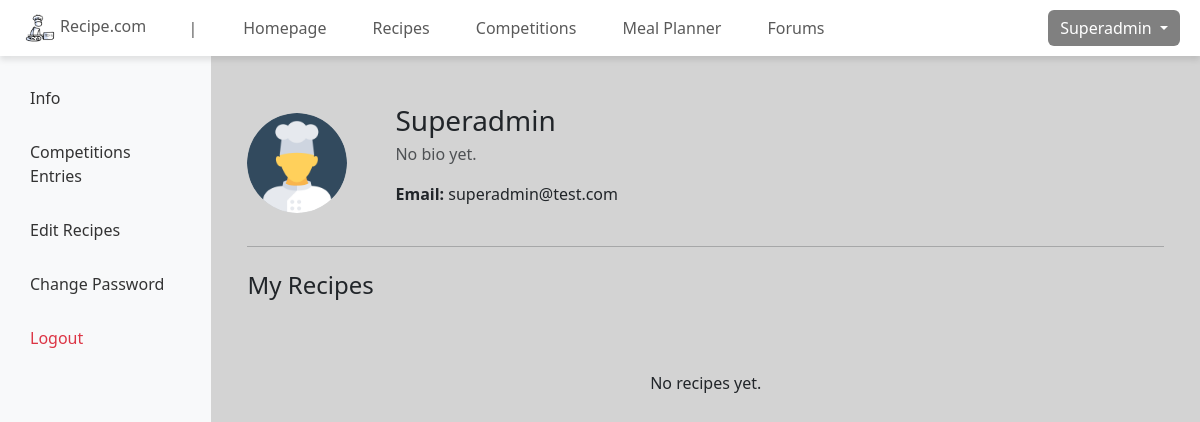
The page /view/profile (signed in) on the database its author committed.
### tables this page shows
CREATE TABLE `user` (
  `user_id` int(10) NOT NULL,
  `username` varchar(20) NOT NULL,
  `email` varchar(30) NOT NULL,
  `password` varchar(255) NOT NULL,
  `roles` varchar(10) NOT NULL,
  `bio` text DEFAULT NULL,
  `created_time` datetime NOT NULL
);

### controller/user_controller.php (called while the page is built, shortened)
<?php
require_once '../model/user_model.php';
class UserController {
    private $userModel;
    public function __construct($db) {
        $this->userModel = new User($db);
    }
    public function getUserInfo($id) {
        return $this->userModel->getUserInfo($id);
    }
}
?>

### model/user_model.php (called while the page is built, shortened)
<?php
class User {
    private $conn;
    public function __construct($db) {
        $this->conn = $db;
    }
    public function getUserInfo($id) {
        $sql = "SELECT * FROM user WHERE user_id = ?";
        $stmt = $this->conn->prepare($sql);
        $stmt->bind_param("i", $id);
        $stmt->execute();
        $result = $stmt->get_result();
        return $result->fetch_assoc();
    }
}
?>

### view/profile.php (the view, shortened to what this page needs)
<?php
require '../config/db_connection.php';
require '../controller/user_controller.php';
$userController = new UserController($conn);
$recipeController = new RecipeController($conn);
$user = $userController->getUserInfo($_SESSION['user_id']);
$recipes = $recipeController->getUserRecipes($_SESSION['user_id']);
?>
<!DOCTYPE html>
<html lang="en">
<head>
    <link rel="stylesheet" href="../assets/css/header.css">
    <link rel="stylesheet" href="../assets/css/styles.css">
    <link href="https://cdn.jsdelivr.net/npm/bootstrap@5.3.0/dist/css/bootstrap.min.css" rel="stylesheet">
</head>
<body>
    <?php include '../includes/header.php'; ?>
    <div class="d-flex">
        <div class="sidebar">
            <a href="#" onclick="showSection('info')" id="infoBtn">Info</a>
            <a href="#" onclick="showSection('compEntries')" id="compBtn">Competitions Entries</a>
            <a href="#" onclick="showSection('editRecipes')" id="recipesBtn">Edit Recipes</a>
            <a href="#" onclick="showSection('changePassword')" id="passwordBtn">Change Password</a>
            <a href="logout.php" class="text-danger">Logout</a>
        </div>
        <div class="p-4 w-100">
            <div id="info" class="content-section">
                <div class="container mt-4">
                    <div class="d-flex align-items-center mb-4">
                        <img src="../assets/images/profile.png" class="rounded-circle me-5" width="100" height="100" alt="Profile Picture">
                        <div>
                            <h3 class="mb-1"><?php echo htmlspecialchars($user['username']); ?></h3>
                            <p class="text-muted"><?php echo htmlspecialchars($user['bio'] ?: "No bio yet."); ?></p>
                            <p><strong>Email:</strong> <?php echo htmlspecialchars($user['email']); ?></p>
                        </div>
                    </div>
                    <hr>
                    <h4 class="mb-3 py-2">My Recipes</h4>
                    <div class="row">
                        <?php if (empty($recipes)) : ?>
                            <div class="text-center mt-5">
                                <p>No recipes yet.</p>
                            </div>
                        <?php endif; ?>
                    </div>
                </div>
            </div>
        </div>
    </div>
</body>
</html>

### includes/header.php (shortened to what this page needs)
<nav class="navbar navbar-expand-lg custom-header">
    <div class="container-fluid">
        <ul class="navbar-nav me-auto">
            <li class="nav-item ps-2"><a class="nav-link p-0" href="homepage"><img src="../assets/images/icon.png" alt="Logo" width="40" height="40">Recipe.com</a></li>
            <li class="nav-item"><a class="nav-link" href="#">&nbsp;|</a></li>
            <li class="nav-item"><a class="nav-link" href="homepage">Homepage</a></li>
            <li class="nav-item"><a class="nav-link" href="recipe_list?page=1">Recipes</a></li>
            <li class="nav-item"><a class="nav-link" href="competitions_list">Competitions</a></li>
            <li class="nav-item"><a class="nav-link" href="meal_planner">Meal Planner</a></li>
            <li class="nav-item"><a class="nav-link" href="forums">Forums</a></li>
        </ul>
        <div class="pe-2">
            <?php if (isset($_SESSION['user_id']) && $_SESSION['roles']): ?>
                <div class="dropdown">
                    <button class="btn btn-primary dropdown-toggle" type="button" id="profileDropdown" data-bs-toggle="dropdown" aria-expanded="false">
                        <?php echo $_SESSION['username']; ?>
                    </button>
                </div>
            <?php else : ?>
                <a href="entry?type=login"><button class="btn btn-primary me-2">Get Started!</button></a>
            <?php endif; ?>
        </div>
    </div>
</nav>

### assets/css/header.css (style rules this page uses)
.custom-header { background-color: white; box-shadow: 0px 4px 6px rgba(0, 0, 0, 0.1); padding: 10px 20px; }
.nav-item { padding: 0px 15px; }
.nav-item:nth-child(2) .nav-link { cursor: default; pointer-events: none; text-decoration: none; }

### assets/css/styles.css (style rules this page uses)
body { background-color: #d3d3d3 !important; }
button { background-color: grey !important; border: none !important; color: white !important; }

### view/profile.php (style rules this page uses)
.sidebar { width: 250px; min-height: 100vh; background: #f8f9fa; padding: 20px; }
.sidebar a { display: block; padding: 10px; text-decoration: none; color: #333; margin-bottom: 10px; }
.content-section { display: none; }

### rows shown on the page
user: username "Superadmin", bio "No bio yet.", email "superadmin@test.com"

### other values the page prints
$_SESSION['username'] "Superadmin"
